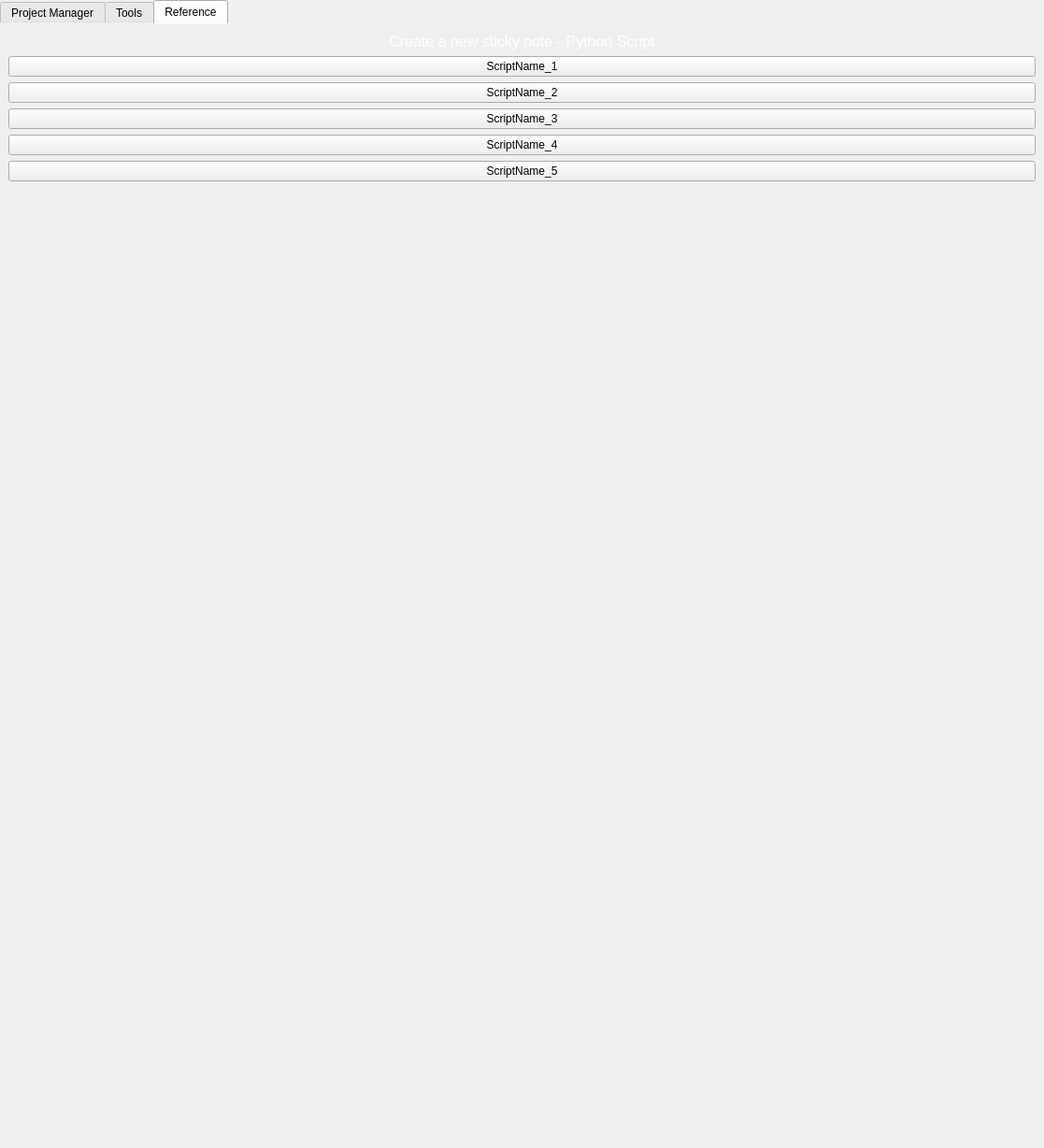
<?xml version="1.0" encoding="UTF-8"?>
<ui version="4.0">
 <class>Form</class>
 <widget class="QWidget" name="Form">
  <property name="geometry">
   <rect>
    <x>0</x>
    <y>0</y>
    <width>1117</width>
    <height>1228</height>
   </rect>
  </property>
  <property name="windowTitle">
   <string>Form</string>
  </property>
  <layout class="QVBoxLayout" name="verticalLayout_8">
   <property name="spacing">
    <number>0</number>
   </property>
   <property name="leftMargin">
    <number>0</number>
   </property>
   <property name="topMargin">
    <number>0</number>
   </property>
   <property name="rightMargin">
    <number>0</number>
   </property>
   <property name="bottomMargin">
    <number>0</number>
   </property>
   <item>
    <widget class="QTabWidget" name="tabWidget">
     <property name="styleSheet">
      <string notr="true">QTabWidget::pane { border: 0; }</string>
     </property>
     <property name="currentIndex">
      <number>2</number>
     </property>
     <widget class="QWidget" name="tab">
      <attribute name="title">
       <string>Project Manager</string>
      </attribute>
      <layout class="QVBoxLayout" name="verticalLayout_3">
       <property name="spacing">
        <number>0</number>
       </property>
       <property name="leftMargin">
        <number>0</number>
       </property>
       <property name="topMargin">
        <number>0</number>
       </property>
       <property name="rightMargin">
        <number>0</number>
       </property>
       <property name="bottomMargin">
        <number>0</number>
       </property>
       <item>
        <layout class="QVBoxLayout" name="verticalLayout_2">
         <property name="topMargin">
          <number>10</number>
         </property>
         <item>
          <widget class="QPushButton" name="setproj_2">
           <property name="font">
            <font>
             <pointsize>15</pointsize>
             <weight>9</weight>
             <italic>false</italic>
             <bold>false</bold>
            </font>
           </property>
           <property name="styleSheet">
            <string notr="true">background-color: qlineargradient(spread:pad, x1:1, y1:1, x2:1, y2:0, stop:0 rgba(210, 80, 76, 255), stop:0.477778 rgba(209, 129, 87, 255), stop:1 rgba(230, 84, 67, 255));

font: 75 15pt;

border: none;
border-width: 5px;
border-radius: 10px;

color: rgb(255, 252, 238);</string>
           </property>
           <property name="text">
            <string>Set Project...</string>
           </property>
          </widget>
         </item>
         <item>
          <widget class="QLabel" name="projpath_2">
           <property name="styleSheet">
            <string notr="true">color: rgb(255, 255, 255);
font: 11pt;</string>
           </property>
           <property name="text">
            <string>...</string>
           </property>
           <property name="alignment">
            <set>Qt::AlignCenter</set>
           </property>
          </widget>
         </item>
         <item>
          <widget class="QLabel" name="projname_2">
           <property name="font">
            <font>
             <pointsize>15</pointsize>
             <weight>9</weight>
             <italic>false</italic>
             <bold>false</bold>
            </font>
           </property>
           <property name="styleSheet">
            <string notr="true">color: rgb(255, 255, 255);
font: 75 15pt;</string>
           </property>
           <property name="text">
            <string>Project name</string>
           </property>
           <property name="alignment">
            <set>Qt::AlignCenter</set>
           </property>
          </widget>
         </item>
         <item>
          <widget class="QListWidget" name="scenelist_2">
           <property name="styleSheet">
            <string notr="true">color: rgb(255, 121, 26);
font: 75 12pt;

alternate-background-color: rgb(38, 38, 38);
background-color: rgb(30, 30, 30);
</string>
           </property>
          </widget>
         </item>
         <item>
          <layout class="QHBoxLayout" name="horizontalLayout_3">
           <property name="leftMargin">
            <number>5</number>
           </property>
           <property name="topMargin">
            <number>5</number>
           </property>
           <property name="rightMargin">
            <number>5</number>
           </property>
           <property name="bottomMargin">
            <number>5</number>
           </property>
           <item>
            <widget class="QPushButton" name="newproj_2">
             <property name="styleSheet">
              <string notr="true">background-color: qlineargradient(spread:pad, x1:1, y1:1, x2:1, y2:0, stop:0 rgba(210, 80, 76, 255), stop:0.477778 rgba(209, 129, 87, 255), stop:1 rgba(230, 84, 67, 255));

font: 75 12pt;

border: none;
border-width: 5px;
border-radius: 10px;

color: rgb(255, 252, 238);</string>
             </property>
             <property name="text">
              <string>New Folder...</string>
             </property>
            </widget>
           </item>
           <item>
            <widget class="QPushButton" name="newscene_2">
             <property name="styleSheet">
              <string notr="true">background-color: qlineargradient(spread:pad, x1:1, y1:1, x2:1, y2:0, stop:0 rgba(210, 80, 76, 255), stop:0.477778 rgba(209, 129, 87, 255), stop:1 rgba(230, 84, 67, 255));

font: 75 12pt;

border: none;
border-width: 5px;
border-radius: 10px;

color: rgb(255, 252, 238);</string>
             </property>
             <property name="text">
              <string>New Scene...</string>
             </property>
            </widget>
           </item>
          </layout>
         </item>
         <item>
          <layout class="QHBoxLayout" name="horizontalLayout_5">
           <property name="leftMargin">
            <number>5</number>
           </property>
           <property name="topMargin">
            <number>5</number>
           </property>
           <property name="rightMargin">
            <number>5</number>
           </property>
           <property name="bottomMargin">
            <number>5</number>
           </property>
           <item>
            <widget class="QPushButton" name="incsave_2">
             <property name="styleSheet">
              <string notr="true">background-color: qlineargradient(spread:pad, x1:1, y1:1, x2:1, y2:0, stop:0 rgba(210, 80, 76, 255), stop:0.477778 rgba(209, 129, 87, 255), stop:1 rgba(230, 84, 67, 255));

font: 75 12pt;

border: none;
border-width: 5px;
border-radius: 10px;

color: rgb(255, 252, 238);</string>
             </property>
             <property name="text">
              <string>Incremental Save</string>
             </property>
            </widget>
           </item>
           <item>
            <widget class="QPushButton" name="reflist_2">
             <property name="styleSheet">
              <string notr="true">background-color: qlineargradient(spread:pad, x1:1, y1:1, x2:1, y2:0, stop:0 rgba(76, 153, 210, 255), stop:0.477778 rgba(87, 193, 209, 255), stop:1 rgba(67, 161, 230, 255));

font: 75 12pt;

border: none;
border-width: 5px;
border-radius: 10px;

color: rgb(255, 252, 238);</string>
             </property>
             <property name="text">
              <string>Refresh List</string>
             </property>
             <property name="autoRepeatDelay">
              <number>300</number>
             </property>
             <property name="autoRepeatInterval">
              <number>300</number>
             </property>
            </widget>
           </item>
          </layout>
         </item>
        </layout>
       </item>
      </layout>
     </widget>
     <widget class="QWidget" name="tab_2">
      <attribute name="title">
       <string>Tools</string>
      </attribute>
      <layout class="QVBoxLayout" name="verticalLayout_5">
       <item>
        <layout class="QVBoxLayout" name="verticalLayout_4">
         <item>
          <widget class="QPushButton" name="pushButton">
           <property name="text">
            <string>test</string>
           </property>
          </widget>
         </item>
         <item>
          <spacer name="verticalSpacer">
           <property name="orientation">
            <enum>Qt::Vertical</enum>
           </property>
           <property name="sizeHint" stdset="0">
            <size>
             <width>20</width>
             <height>40</height>
            </size>
           </property>
          </spacer>
         </item>
        </layout>
       </item>
      </layout>
     </widget>
     <widget class="QWidget" name="tab_3">
      <attribute name="title">
       <string>Reference</string>
      </attribute>
      <layout class="QVBoxLayout" name="verticalLayout_7">
       <item>
        <layout class="QVBoxLayout" name="verticalLayout_6">
         <item>
          <widget class="QLabel" name="sticky">
           <property name="styleSheet">
            <string notr="true">color: rgb(255, 255, 255);
font: 75 12pt;</string>
           </property>
           <property name="text">
            <string>Create a new sticky note - Python Script</string>
           </property>
           <property name="alignment">
            <set>Qt::AlignCenter</set>
           </property>
          </widget>
         </item>
         <item>
          <widget class="QPushButton" name="btn1">
           <property name="text">
            <string>ScriptName_1</string>
           </property>
          </widget>
         </item>
         <item>
          <widget class="QPushButton" name="btn2">
           <property name="text">
            <string>ScriptName_2</string>
           </property>
          </widget>
         </item>
         <item>
          <widget class="QPushButton" name="btn3">
           <property name="text">
            <string>ScriptName_3</string>
           </property>
          </widget>
         </item>
         <item>
          <widget class="QPushButton" name="btn4">
           <property name="text">
            <string>ScriptName_4</string>
           </property>
          </widget>
         </item>
         <item>
          <widget class="QPushButton" name="btn5">
           <property name="text">
            <string>ScriptName_5</string>
           </property>
          </widget>
         </item>
         <item>
          <spacer name="verticalSpacer_2">
           <property name="orientation">
            <enum>Qt::Vertical</enum>
           </property>
           <property name="sizeHint" stdset="0">
            <size>
             <width>20</width>
             <height>40</height>
            </size>
           </property>
          </spacer>
         </item>
        </layout>
       </item>
      </layout>
     </widget>
    </widget>
   </item>
  </layout>
 </widget>
 <resources/>
 <connections/>
</ui>
